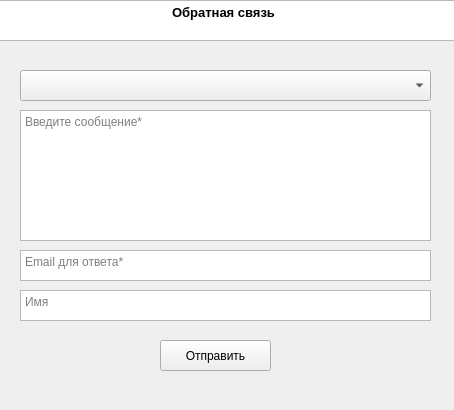
<?xml version="1.0" encoding="UTF-8"?>
<ui version="4.0">
 <class>feedback</class>
 <widget class="QWidget" name="feedback">
  <property name="geometry">
   <rect>
    <x>0</x>
    <y>0</y>
    <width>454</width>
    <height>410</height>
   </rect>
  </property>
  <property name="windowTitle">
   <string>Обратная связь</string>
  </property>
  <widget class="QTextEdit" name="textEdit">
   <property name="geometry">
    <rect>
     <x>-17</x>
     <y>0</y>
     <width>481</width>
     <height>41</height>
    </rect>
   </property>
   <property name="autoFillBackground">
    <bool>false</bool>
   </property>
   <property name="html">
    <string>&lt;!DOCTYPE HTML PUBLIC &quot;-//W3C//DTD HTML 4.0//EN&quot; &quot;http://www.w3.org/TR/REC-html40/strict.dtd&quot;&gt;
&lt;html&gt;&lt;head&gt;&lt;meta name=&quot;qrichtext&quot; content=&quot;1&quot; /&gt;&lt;style type=&quot;text/css&quot;&gt;
p, li { white-space: pre-wrap; }
&lt;/style&gt;&lt;/head&gt;&lt;body style=&quot; font-family:'MS Shell Dlg 2'; font-size:8.25pt; font-weight:400; font-style:normal;&quot;&gt;
&lt;p align=&quot;center&quot; style=&quot; margin-top:0px; margin-bottom:0px; margin-left:0px; margin-right:0px; -qt-block-indent:0; text-indent:0px;&quot;&gt;&lt;span style=&quot; font-size:10pt; font-weight:600;&quot;&gt;Обратная связь&lt;/span&gt;&lt;/p&gt;&lt;/body&gt;&lt;/html&gt;</string>
   </property>
  </widget>
  <widget class="QComboBox" name="comboBox">
   <property name="geometry">
    <rect>
     <x>20</x>
     <y>70</y>
     <width>411</width>
     <height>31</height>
    </rect>
   </property>
   <property name="toolTip">
    <string>&lt;html&gt;&lt;head/&gt;&lt;body&gt;&lt;p&gt;Тема обращения&lt;/p&gt;&lt;/body&gt;&lt;/html&gt;</string>
   </property>
   <property name="whatsThis">
    <string>&lt;html&gt;&lt;head/&gt;&lt;body&gt;&lt;p&gt;Тема обращения&lt;/p&gt;&lt;/body&gt;&lt;/html&gt;</string>
   </property>
   <property name="currentText">
    <string/>
   </property>
  </widget>
  <widget class="QTextEdit" name="textEdit_4">
   <property name="geometry">
    <rect>
     <x>20</x>
     <y>110</y>
     <width>411</width>
     <height>131</height>
    </rect>
   </property>
   <property name="accessibleName">
    <string/>
   </property>
   <property name="placeholderText">
    <string>Введите сообщение*</string>
   </property>
  </widget>
  <widget class="QTextEdit" name="textEdit_5">
   <property name="geometry">
    <rect>
     <x>20</x>
     <y>250</y>
     <width>411</width>
     <height>31</height>
    </rect>
   </property>
   <property name="html">
    <string>&lt;!DOCTYPE HTML PUBLIC &quot;-//W3C//DTD HTML 4.0//EN&quot; &quot;http://www.w3.org/TR/REC-html40/strict.dtd&quot;&gt;
&lt;html&gt;&lt;head&gt;&lt;meta name=&quot;qrichtext&quot; content=&quot;1&quot; /&gt;&lt;style type=&quot;text/css&quot;&gt;
p, li { white-space: pre-wrap; }
&lt;/style&gt;&lt;/head&gt;&lt;body style=&quot; font-family:'MS Shell Dlg 2'; font-size:8.25pt; font-weight:400; font-style:normal;&quot;&gt;
&lt;p style=&quot;-qt-paragraph-type:empty; margin-top:0px; margin-bottom:0px; margin-left:0px; margin-right:0px; -qt-block-indent:0; text-indent:0px; font-size:7.8pt;&quot;&gt;&lt;br /&gt;&lt;/p&gt;&lt;/body&gt;&lt;/html&gt;</string>
   </property>
   <property name="placeholderText">
    <string>Email для ответа*</string>
   </property>
  </widget>
  <widget class="QTextEdit" name="textEdit_2">
   <property name="geometry">
    <rect>
     <x>20</x>
     <y>290</y>
     <width>411</width>
     <height>31</height>
    </rect>
   </property>
   <property name="placeholderText">
    <string>Имя</string>
   </property>
  </widget>
  <widget class="QPushButton" name="sendButton">
   <property name="geometry">
    <rect>
     <x>160</x>
     <y>340</y>
     <width>111</width>
     <height>31</height>
    </rect>
   </property>
   <property name="text">
    <string>Отправить</string>
   </property>
  </widget>
 </widget>
 <resources/>
 <connections/>
</ui>
